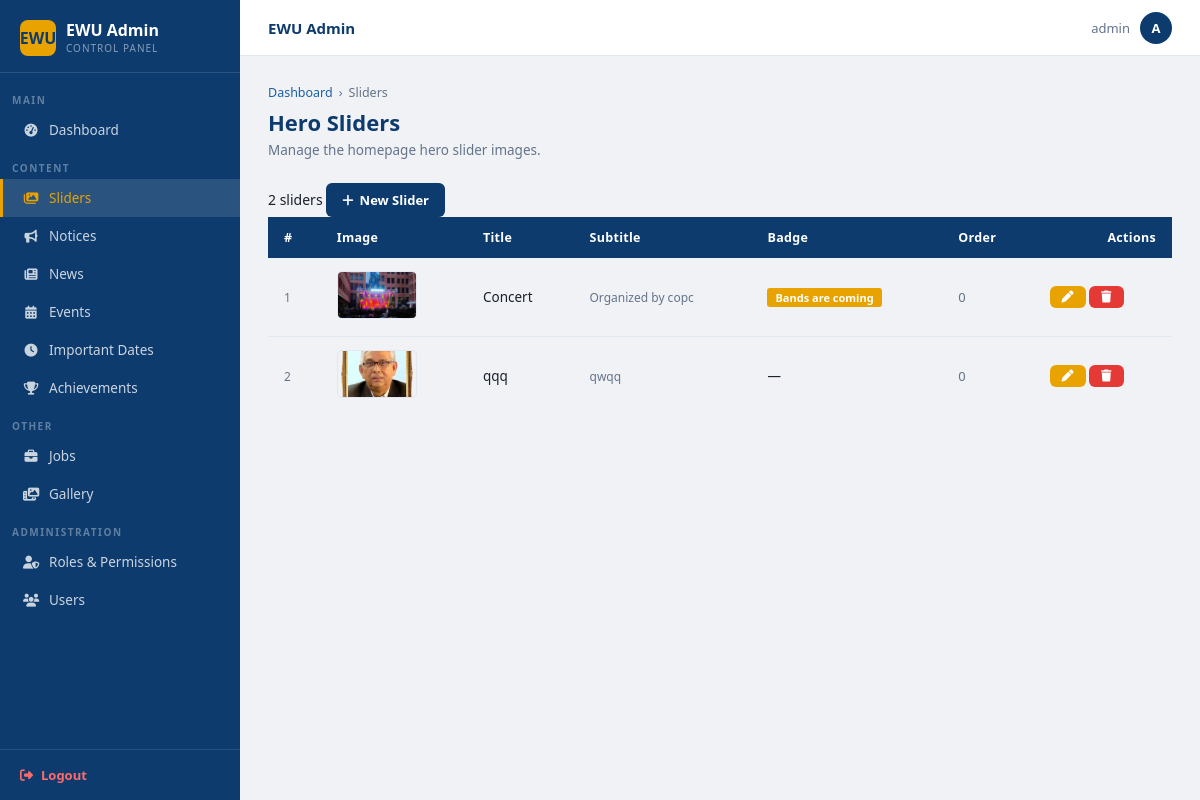
Page /dashboard/sliders/ (signed in) on the committed database.
### main/models.py (models this page shows, shortened)
class Slider(models.Model):
    title = models.CharField(max_length=200)
    subtitle = models.CharField(max_length=300, blank=True)
    badge = models.CharField(max_length=100, blank=True)
    image = models.ImageField(upload_to='sliders/')
    order = models.PositiveIntegerField(default=0)
    class Meta:
        ordering = ['order']

### main/views.py (the view)
# urls.py: path('dashboard/sliders/',                      views.slider_list,        name='admin_slider_list'),
@require_perm('main.view_slider')
def slider_list(request):
    sliders = Slider.objects.order_by('order', 'id')
    return render(request, 'admin/slider_list.html', {'sliders': sliders})

### templates/admin/slider_list.html (shortened to what this page needs)
{% extends 'admin/base_admin.html' %}
{% block nav_sliders %}active{% endblock %}
{% block content %}
<div class="page-head">
  <div class="breadcrumb">
    <a href="{% url 'dashboard' %}">Dashboard</a>
    <span>›</span><span>Sliders</span>
  </div>
  <h1>Hero Sliders</h1>
  <p>Manage the homepage hero slider images.</p>
</div>
<div class="search-row">
  <span class="count-badge">{{ sliders|length }} slider{{ sliders|length|pluralize }}</span>
  <a href="{% url 'admin_slider_create' %}" class="btn btn-primary" style="margin-left:auto">
    <i class="fa-solid fa-plus"></i> New Slider
  </a>
</div>
<div class="card">
  <table class="tbl">
    <thead>
      <tr>
        <th>#</th>
        <th>Image</th>
        <th>Title</th>
        <th>Subtitle</th>
        <th>Badge</th>
        <th>Order</th>
        <th style="text-align:right">Actions</th>
      </tr>
    </thead>
    <tbody>
      {% for slider in sliders %}
      <tr>
        <td style="color:var(--muted);font-size:12px">{{ forloop.counter }}</td>
        <td>
          {% if slider.image %}
          <img src="{{ slider.image.url }}" alt=""
               style="width:80px;height:48px;object-fit:cover;border-radius:5px;border:1px solid var(--border)">
          {% else %}
          <div style="width:80px;height:48px;background:#f0f3f8;border-radius:5px;display:flex;align-items:center;justify-content:center;color:#ccc">
            <i class="fa-regular fa-image"></i>
          </div>
          {% endif %}
        </td>
        <td class="td-title">{{ slider.title }}</td>
        <td style="font-size:12px;color:var(--muted);max-width:200px;white-space:nowrap;overflow:hidden;text-overflow:ellipsis">
          {{ slider.subtitle|default:"—" }}
        </td>
        <td>
          {% if slider.badge %}
          <span style="background:#e8a300;color:#fff;padding:2px 8px;border-radius:3px;font-size:11px;font-weight:700">{{ slider.badge }}</span>
          {% else %}—{% endif %}
        </td>
        <td style="color:var(--muted);font-size:13px">{{ slider.order|default:"0" }}</td>
        <td>
          <div class="td-act">
            <a href="{% url 'admin_slider_edit' slider.pk %}" class="btn btn-sm btn-warning btn-icon" title="Edit">
              <i class="fa-solid fa-pen"></i>
            </a>
            <a href="{% url 'admin_slider_delete' slider.pk %}" class="btn btn-sm btn-danger btn-icon" title="Delete">
              <i class="fa-solid fa-trash"></i>
            </a>
          </div>
        </td>
      </tr>
      {% endfor %}
    </tbody>
  </table>
</div>
{% endblock %}

### templates/admin/base_admin.html (shortened to what this page needs)
{% load static %}
<!DOCTYPE html>
<html lang="en">
<head>
  <link rel="stylesheet" href="https://cdnjs.cloudflare.com/ajax/libs/font-awesome/6.5.0/css/all.min.css">
</head>
<body>
<div class="admin-wrapper">
  <aside class="sidebar">
    <div class="sidebar-brand">
      <div class="brand-icon">EWU</div>
      <div>
        <div class="brand-name">EWU Admin</div>
        <div class="brand-sub">Control Panel</div>
      </div>
    </div>
    <nav class="sidebar-nav">
      <div class="sidebar-section">Main</div>
      <a href="{% url 'dashboard' %}" class="sidebar-link {% block nav_dashboard %}{% endblock %}">
    <i class="fa-solid fa-gauge-high"></i> Dashboard
      </a>
      <div class="sidebar-section">Content</div>
      {% if perms.main.view_slider %}
      <a href="{% url 'admin_slider_list' %}" class="sidebar-link {% block nav_sliders %}{% endblock %}">
        <i class="fa-solid fa-images"></i> Sliders
      </a>
      {% endif %}
      {% if perms.main.view_notice %}
      <a href="{% url 'admin_notice_list' %}" class="sidebar-link {% block nav_notice %}{% endblock %}">
  <i class="fa-solid fa-bullhorn"></i> Notices
</a>
      {% endif %}
      {% if perms.main.view_news %}
      <a href="{% url 'admin_news_list' %}" class="sidebar-link {% block nav_news %}{% endblock %}">
        <i class="fa-solid fa-newspaper"></i> News
      </a>
      {% endif %}
      {% if perms.main.view_event %}
      <a href="{% url 'admin_event_list' %}" class="sidebar-link {% block nav_events %}{% endblock %}">
        <i class="fa-solid fa-calendar-days"></i> Events
      </a>
      {% endif %}
      {% if perms.main.view_importantdate %}
      <a href="{% url 'admin_date_list' %}" class="sidebar-link {% block nav_dates %}{% endblock %}">
        <i class="fa-solid fa-clock"></i> Important Dates
      </a>
      {% endif %}
      {% if perms.main.view_achievement %}
      <a href="{% url 'admin_achievement_list' %}" class="sidebar-link {% block nav_achievements %}{% endblock %}">
        <i class="fa-solid fa-trophy"></i> Achievements
      </a>
      {% endif %}
      {% if perms.main.view_job or perms.main.view_galleryphoto %}
      <div class="sidebar-section">Other</div>
      {% if perms.main.view_job %}
      <a href="{% url 'admin_job_list' %}" class="sidebar-link {% block nav_jobs %}{% endblock %}">
        <i class="fa-solid fa-briefcase"></i> Jobs
      </a>
      {% endif %}
      {% if perms.main.view_galleryphoto %}
      <a href="{% url 'admin_gallery_list' %}" class="sidebar-link {% block nav_gallery %}{% endblock %}">
        <i class="fa-solid fa-photo-film"></i> Gallery
      </a>
      {% endif %}
      {% endif %}
      {% if request.user.is_superuser %}
      <div class="sidebar-section">Administration</div>
      <a href="{% url 'role_list' %}" class="sidebar-link {% block nav_roles %}{% endblock %}">
        <i class="fa-solid fa-user-shield"></i> Roles &amp; Permissions
      </a>
      <a href="{% url 'rbac_user_list' %}" class="sidebar-link {% block nav_users %}{% endblock %}">
        <i class="fa-solid fa-users"></i> Users
      </a>
      {% endif %}
    </nav>
    <div class="sidebar-logout">
      <a href="{% url 'logout' %}">
        <i class="fa-solid fa-right-from-bracket"></i> Logout
      </a>
    </div>
  </aside>
  <div class="main-content">
    <div class="topbar">
      <span class="topbar-title">{% block topbar_title %}EWU Admin{% endblock %}</span>
      <div class="topbar-user">
        <span>{{ request.user.get_full_name|default:request.user.username }}</span>
        <div class="avatar">{{ request.user.username|first|upper }}</div>
      </div>
    </div>
    <div class="page-area">
      {% block content %}{% endblock %}
    </div>
  </div>
</div>
</body>
</html>

### templates/admin/base_admin.html (style rules this page uses)
:root { --navy: #0d3b6e; --navy-dark: #092d55; --navy-light: #1a5fa8; --amber: #e8a300; --amber-dark: #c98a00; --red: #e53935; --green: #2e7d32; --bg: #f0f2f5; --white: #ffffff; --border: #e2e8f0; --text: #1a202c; --muted: #64748b; --sidebar-w: 240px; }
*, *::before, *::after { box-sizing: border-box; margin: 0; padding: 0; }
body { font-family: 'Segoe UI', system-ui, -apple-system, sans-serif; background: var(--bg); color: var(--text); font-size: 14px; }
a { text-decoration: none; color: inherit; }
.admin-wrapper { display: flex; min-height: 100vh; }
.sidebar { width: var(--sidebar-w); background: var(--navy); flex-shrink: 0; display: flex; flex-direction: column; position: fixed; top: 0; left: 0; bottom: 0; overflow-y: auto; z-index: 100; }
.sidebar-brand { padding: 20px 20px 16px; border-bottom: 1px solid rgba(255,255,255,.12); display: flex; align-items: center; gap: 10px; }
.sidebar-brand .brand-icon { width: 36px; height: 36px; background: var(--amber); border-radius: 8px; display: flex; align-items: center; justify-content: center; color: var(--navy); font-size: 16px; font-weight: 800; flex-shrink: 0; }
.sidebar-brand .brand-name { font-size: 16px; font-weight: 700; color: #fff; line-height: 1.2; }
.sidebar-brand .brand-sub { font-size: 10px; color: rgba(255,255,255,.5); text-transform: uppercase; letter-spacing: 1px; }
.sidebar-section { padding: 12px 12px 4px; font-size: 10px; font-weight: 700; color: rgba(255,255,255,.35); text-transform: uppercase; letter-spacing: 1.5px; }
.sidebar-nav { flex: 1; padding: 8px 0; }
.sidebar-link { display: flex; align-items: center; gap: 10px; padding: 10px 20px; color: rgba(255,255,255,.78); font-size: 13.5px; font-weight: 500; transition: background .15s, color .15s; border-left: 3px solid transparent; }
.sidebar-link i { width: 16px; text-align: center; font-size: 13px; }
.sidebar-link.active { background: rgba(255,255,255,.12); color: var(--amber); border-left-color: var(--amber); }
.sidebar-logout { padding: 16px 20px; border-top: 1px solid rgba(255,255,255,.1); }
.sidebar-logout a { display: flex; align-items: center; gap: 8px; color: #ff6b6b; font-size: 13px; font-weight: 600; transition: color .2s; }
.main-content { margin-left: var(--sidebar-w); flex: 1; display: flex; flex-direction: column; min-height: 100vh; }
.topbar { background: var(--white); border-bottom: 1px solid var(--border); padding: 0 28px; height: 56px; display: flex; align-items: center; justify-content: space-between; position: sticky; top: 0; z-index: 50; }
.topbar-title { font-size: 15px; font-weight: 600; color: var(--navy); }
.topbar-user { display: flex; align-items: center; gap: 10px; font-size: 13px; color: var(--muted); }
.topbar-user .avatar { width: 32px; height: 32px; background: var(--navy); color: #fff; border-radius: 50%; display: flex; align-items: center; justify-content: center; font-size: 13px; font-weight: 700; }
.page-area { padding: 28px; flex: 1; }
.page-head { margin-bottom: 24px; }
.breadcrumb { display: flex; align-items: center; gap: 6px; font-size: 12.5px; color: var(--muted); margin-bottom: 6px; }
.breadcrumb a { color: var(--navy-light); }
.page-head h1 { font-size: 22px; font-weight: 700; color: var(--navy); margin-bottom: 4px; }
.page-head p { font-size: 13.5px; color: var(--muted); }
.btn { display: inline-flex; align-items: center; gap: 6px; padding: 8px 16px; border-radius: 6px; font-size: 13px; font-weight: 600; cursor: pointer; border: none; transition: background .15s, transform .1s; white-space: nowrap; }
.btn-primary { background: var(--navy); color: #fff; }
.btn-danger { background: var(--red); color: #fff; }
.btn-sm { padding: 5px 12px; font-size: 12px; }
.btn-warning { background: var(--amber); color: #fff; }
table.tbl { width: 100%; border-collapse: collapse; }
table.tbl thead th { background: var(--navy); color: #fff; padding: 12px 16px; text-align: left; font-size: 12.5px; font-weight: 600; letter-spacing: .3px; }
table.tbl thead th:first-child { border-radius: 0; }
table.tbl tbody td { padding: 13px 16px; border-bottom: 1px solid var(--border); font-size: 13.5px; }
table.tbl tbody tr:last-child td { border-bottom: none; }

### rows in the picture
Slider: image (picture), title "Concert", subtitle "Organized by copc", badge "Bands are coming", order "0"
Slider: image (picture), title "qqq", subtitle "qwqq", order "0"

### other values in the picture
{{ request.user.get_full_name|default:request.user.username }} "admin"
{{ request.user.username|first|upper }} "A"
{{ sliders|length }} "2"
